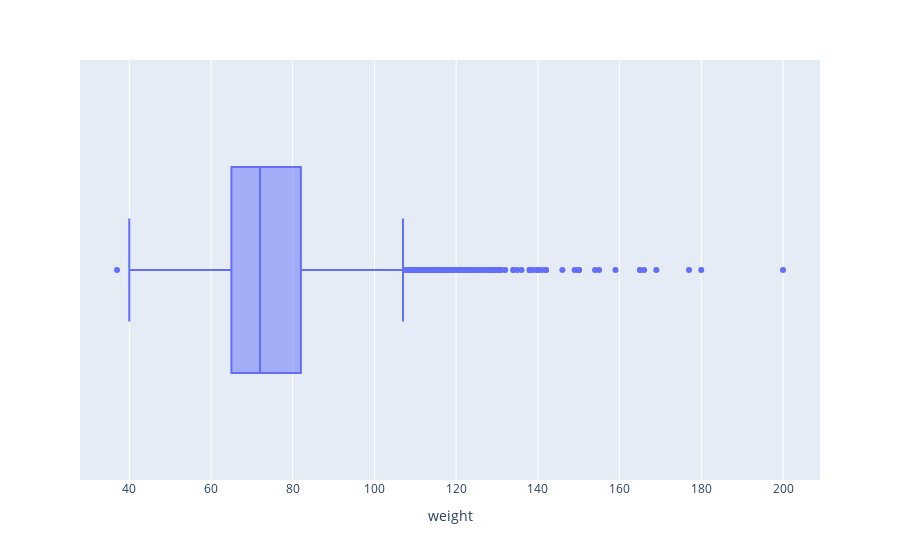

Source (notebook cell):
### Markdown cell above
Observação:
- A remoção dos outliers foi feita, ainda há valores nos quadrantes superiores e inferiores mas são valores que mais possíveis e que não indica necessariamente um outlier.

### Code cell
# Tratando coluna "weight"

px.box(
    df,
    "weight",
    hover_data= {
        "cardio_disease",
        "active",
        "age",
        "height"
    } 
)

### Figure 1 — Plotly figure (JSON) as saved in the notebook; plotly's stock layout.template omitted (floating-point values rounded to 4 significant figures; data arrays with more than 128 entries replaced by an {"elided": "..."} marker saying what was removed)
{"data": [{"alignmentgroup": "True", "customdata": {"elided": "9985x4 int values"}, "hovertemplate": "weight=%{x}<br>age=%{customdata[0]}<br>cardio_disease=%{customdata[1]}<br>active=%{customdata[2]}<br>height=%{customdata[3]}<extra></extra>", "legendgroup": "", "marker": {"color": "#636efa"}, "name": "", "notched": false, "offsetgroup": "", "orientation": "h", "showlegend": false, "type": "box", "x": {"elided": "9985 float values"}, "x0": " ", "xaxis": "x", "y0": " ", "yaxis": "y"}], "layout": {"boxmode": "group", "legend": {"tracegroupgap": 0}, "margin": {"t": 60}, "xaxis": {"anchor": "y", "domain": [0, 1], "title": {"text": "weight"}}, "yaxis": {"anchor": "x", "domain": [0, 1]}}}
